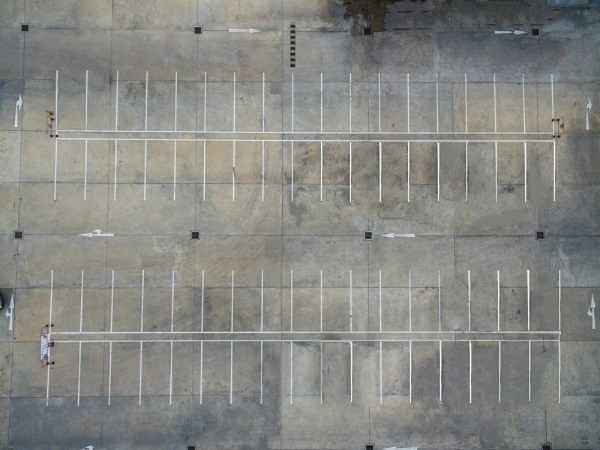
#> input picture python/EmptySlots.jpg, 600 x 450 px, found by its file name
$ python Parked-Slots.py EmptySlots.jpg
#> lines starting #> are read from the running program, lines starting #| are printed output that depends on the picture
import cv2
import numpy as np
import os
import matplotlib.pyplot as plt
import matplotlib.image as mpimg
import sys
import math
import json
import sys

data = {}

# Storing the image of vacant parking area
img = cv2.imread("./python/EmptySlots.jpg", 1)
#> img is the input picture: shape (450, 600, 3); mean B, G, R 131, 135, 134.3
plt.figure(figsize=(13, 13))
plt.axis("off")
plt.title("FIGURE: EMPTY PARKING AREA")

# Applying Canny edge Detection to empty Parking Area
img1 = cv2.imread("./python/EmptySlots.jpg", 0)
#> img1: shape (450, 600); min 18, max 245, mean 134.3
edges = cv2.Canny(img1, 100, 200)
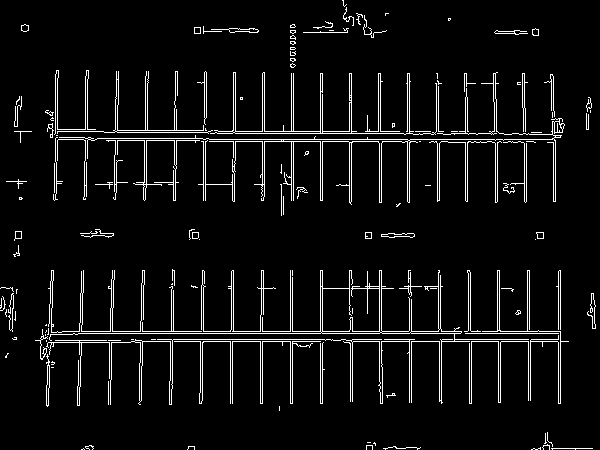
#> edges: shape (450, 600); 5.6% white in thin lines or dots
plt.figure(figsize=(13, 13))
plt.axis("off")

height, width = img1.shape
#> height = 450; width = 600

entry_point = (width, height // 2)
#> entry_point = (600, 225)

# Storing the image of Non-Vacant parking area
images = []
# for filename in os.listdir("./python/pics"):
img3 = cv2.imread(sys.argv[1], 0)
if img3 is not None:
    images.append(img3)

    plt.figure(figsize=(13, 13))
    plt.axis("off")
    plt.title("FIGURE: NON VACANT PARKING AREA")

    # Applying Canny edge Detection to non-empty Parking Area
    img5 = cv2.resize(img3, (width, height), interpolation=cv2.INTER_AREA)
    edges1 = cv2.Canny(img5, 100, 200)
    plt.figure(figsize=(13, 13))
    plt.axis("off")
    plt.title("FIGURE: APPLYING CANNY EDGE DETECTION TO NON-EMPTY PARKING AREA")

    # Calculating Difference edges
    result_edges = edges1 - edges
#> result_edges: shape (450, 600); every value is 0
    plt.figure(figsize=(13, 13))
    plt.axis("off")
    plt.title("FIGURE: DIFFERENCE EDGES")

    # Calculating slot numbers for lane 1
    start = (56, 70)
    lane1 = []
    while start[0] < 540:
        crop = result_edges[start[1]:start[1] + 60, start[0] + 10:start[0] + 20]
        box = np.array(crop)
        count = np.count_nonzero(crop)
        if count > 35:
            slot = (start[0] - 56) / 29
            distance = math.sqrt((start[0] - entry_point[0])**2 + (start[1] - entry_point[1])**2)
            lane1.append({"slot": int(slot + 1), "distance": distance})
        increment = (start[0] + 29, start[1])
        start = increment
#> after the loop, lane1 = []

    # For Lane 2
    lane2 = []
    start = (56, 139)
    while start[0] < 540:
        crop = result_edges[start[1]:start[1] + 60, start[0] + 10:start[0] + 20]
        box = np.array(crop)
        count = np.count_nonzero(crop)
        if count > 35:
            slot = (start[0] - 56) / 29
            distance = math.sqrt((start[0] - entry_point[0])**2 + (start[1] - entry_point[1])**2)
            lane2.append({"slot": int(slot + 1), "distance": distance})
        increment = (start[0] + 29, start[1])
        start = increment
#> after the loop, lane2 = []

    lane3 = []
    start = (52, 270)
    while start[0] < 540:
        crop = result_edges[start[1]:start[1] + 60, start[0] + 10:start[0] + 20]
        box = np.array(crop)
        count = np.count_nonzero(crop)
        if count > 35:
            slot = (start[0] - 52) / 30
            distance = math.sqrt((start[0] - entry_point[0])**2 + (start[1] - entry_point[1])**2)
            lane3.append({"slot": int(slot + 1), "distance": distance})
        increment = (start[0] + 30, start[1])
        start = increment
#> after the loop, lane3 = []

    # For Lane 4
    lane4 = []
    start = (52, 342)
    while start[0] < 540:
        crop = result_edges[start[1]:start[1] + 60, start[0] + 10:start[0] + 20]
        box = np.array(crop)
        count = np.count_nonzero(crop)
        if count > 35:
            slot = (start[0] - 52) / 30
            distance = math.sqrt((start[0] - entry_point[0])**2 + (start[1] - entry_point[1])**2)
            lane4.append({"slot": int(slot + 1), "distance": distance})
        increment = (start[0] + 30, start[1])
        start = increment
#> after the loop, lane4 = []

    # create a json from all the lanes
    data['lane1'] = lane1
    data['lane2'] = lane2
    data['lane3'] = lane3
    data['lane4'] = lane4

response_data = {
    '1': data['lane1'],
    '2': data['lane2'],
    '3': data['lane3'],
    '4': data['lane4']
}
#> response_data = {'1': [], '2': [], '3': [], '4': []}

print(json.dumps(response_data))
#| {"1": [], "2": [], "3": [], "4": []}

sys.stdout.flush()

$ run again, with python/test1.jpg copied over python/EmptySlots.jpg
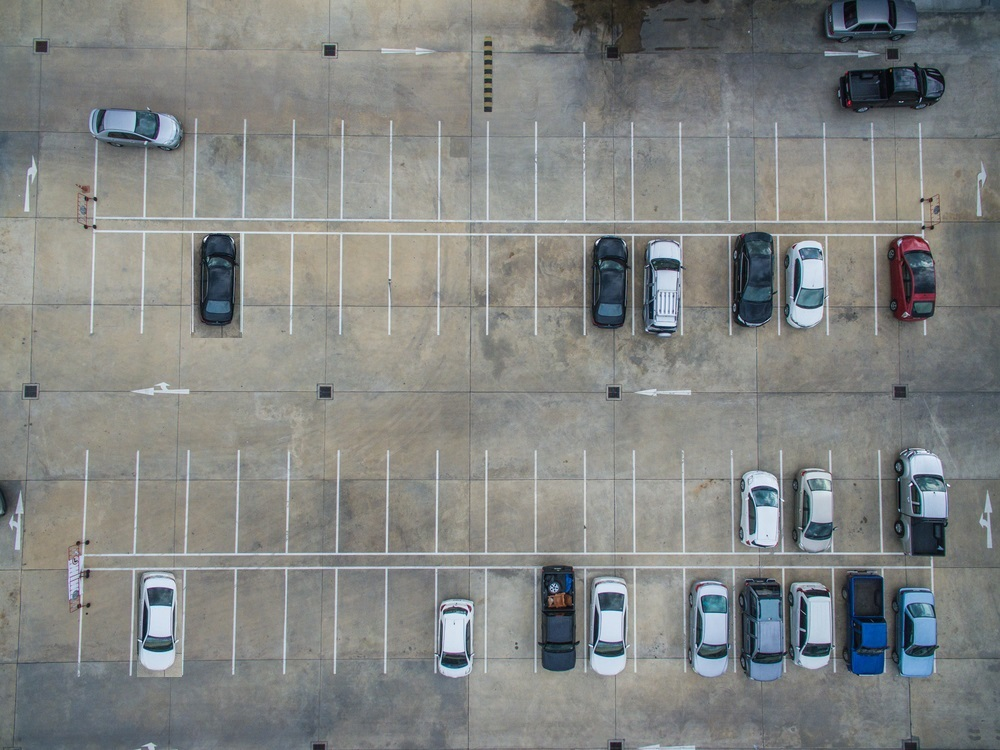
#> input picture python/test1.jpg, 1000 x 750 px, found by its file name
#> img is the input picture: shape (750, 1000, 3); mean B, G, R 130.5, 132.5, 130.2
#> `img1 = cv2.imread("./python/EmptySlots.jpg", 0)`:
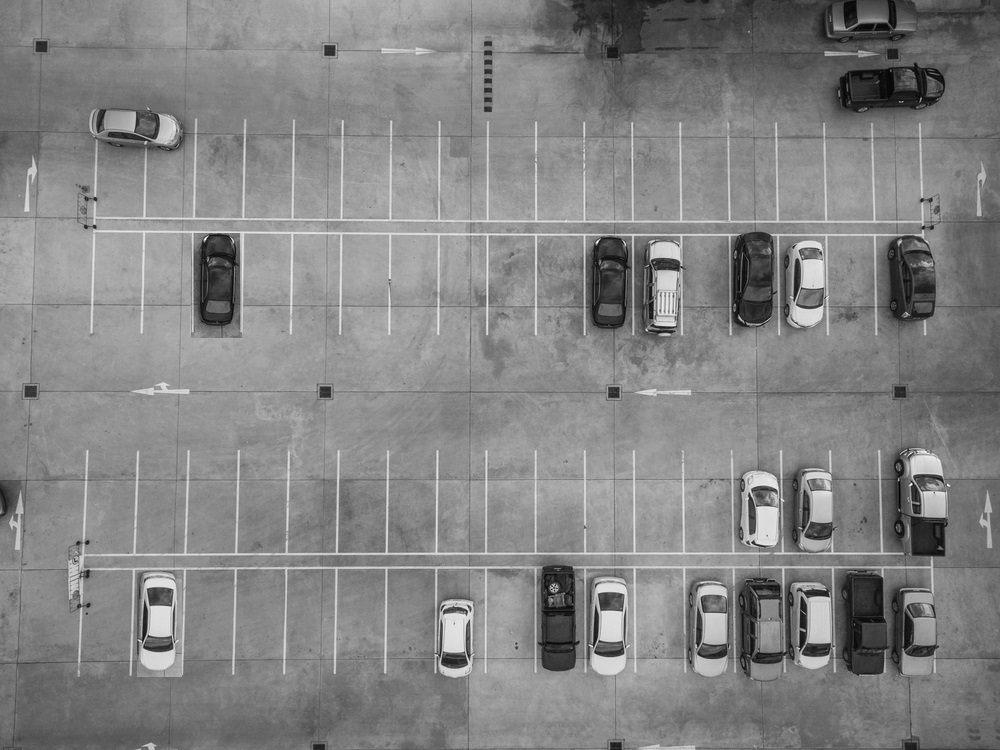
#> img1: shape (750, 1000); min 3, max 255, mean 131.6
#> `edges = cv2.Canny(img1, 100, 200)`:
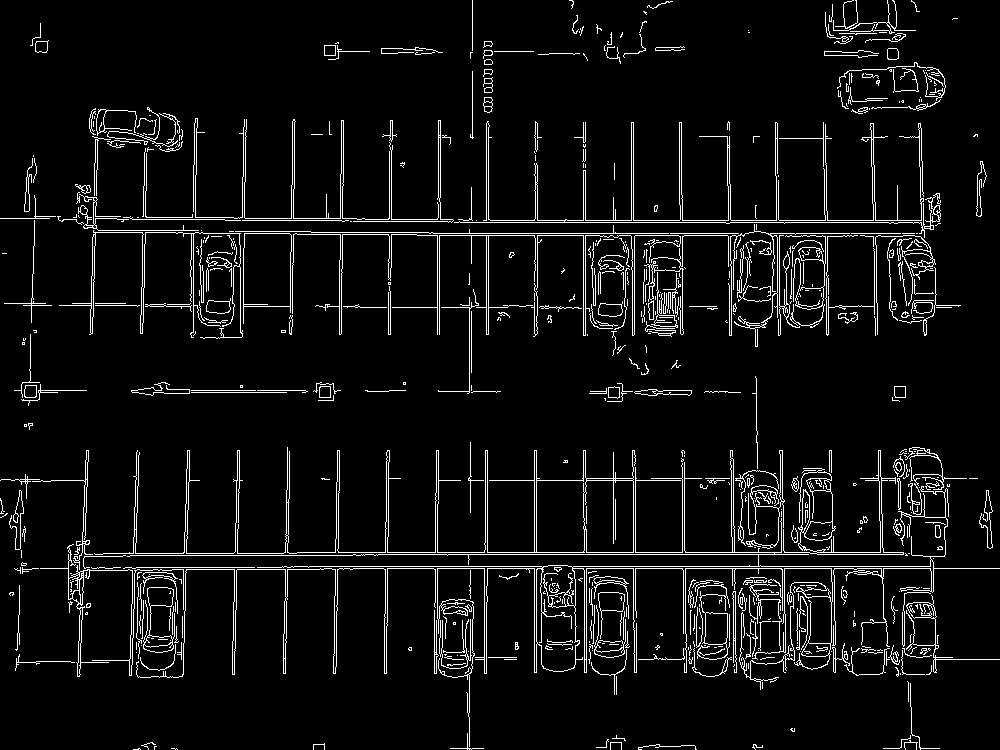
#> edges: shape (750, 1000); 5.9% white in thin lines or dots
#> result_edges: shape (750, 1000); every value is 0
#> after the loop `while start[0] < 540:`: lane1 = []
#> response_data = {'1': [], '2': [], '3': [], '4': []}
#| {"1": [], "2": [], "3": [], "4": []}
